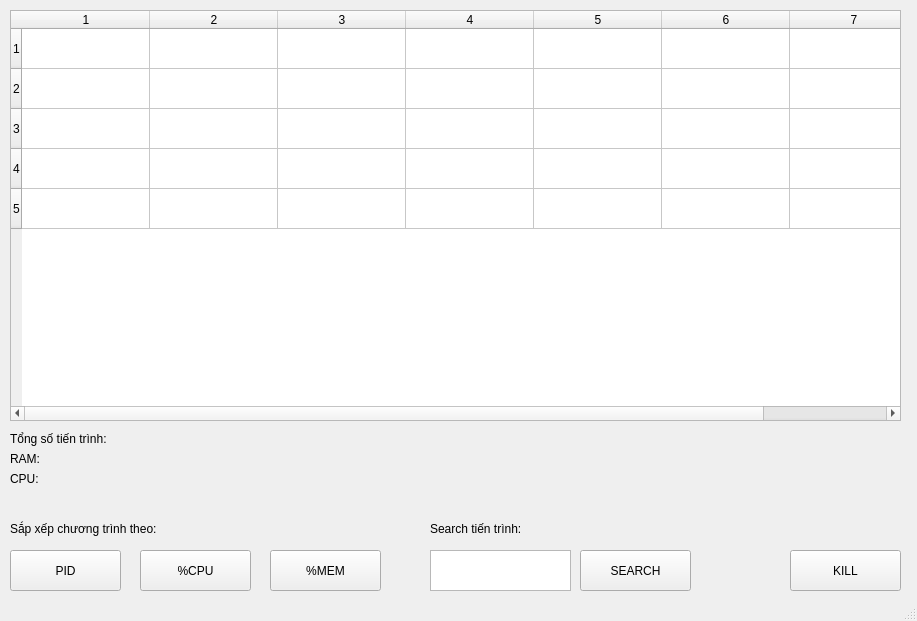
<?xml version="1.0" encoding="UTF-8"?>
<ui version="4.0">
 <class>MainWindow</class>
 <widget class="QMainWindow" name="MainWindow">
  <property name="geometry">
   <rect>
    <x>0</x>
    <y>0</y>
    <width>917</width>
    <height>621</height>
   </rect>
  </property>
  <property name="windowTitle">
   <string>MainWindow</string>
  </property>
  <widget class="QWidget" name="centralwidget">
   <widget class="QTableWidget" name="tableWidget">
    <property name="geometry">
     <rect>
      <x>10</x>
      <y>10</y>
      <width>891</width>
      <height>411</height>
     </rect>
    </property>
    <property name="rowCount">
     <number>5</number>
    </property>
    <property name="columnCount">
     <number>7</number>
    </property>
    <attribute name="horizontalHeaderDefaultSectionSize">
     <number>128</number>
    </attribute>
    <attribute name="horizontalHeaderMinimumSectionSize">
     <number>57</number>
    </attribute>
    <attribute name="verticalHeaderDefaultSectionSize">
     <number>40</number>
    </attribute>
    <row/>
    <row/>
    <row/>
    <row/>
    <row/>
    <column/>
    <column/>
    <column/>
    <column/>
    <column/>
    <column/>
    <column/>
   </widget>
   <widget class="QPushButton" name="btn_pid">
    <property name="geometry">
     <rect>
      <x>10</x>
      <y>550</y>
      <width>111</width>
      <height>41</height>
     </rect>
    </property>
    <property name="text">
     <string>PID</string>
    </property>
    <property name="autoRepeatDelay">
     <number>300</number>
    </property>
   </widget>
   <widget class="QPushButton" name="btn_cpu">
    <property name="geometry">
     <rect>
      <x>140</x>
      <y>550</y>
      <width>111</width>
      <height>41</height>
     </rect>
    </property>
    <property name="text">
     <string>%CPU</string>
    </property>
   </widget>
   <widget class="QPushButton" name="btn_mem">
    <property name="geometry">
     <rect>
      <x>270</x>
      <y>550</y>
      <width>111</width>
      <height>41</height>
     </rect>
    </property>
    <property name="text">
     <string>%MEM</string>
    </property>
   </widget>
   <widget class="QPushButton" name="btn_row">
    <property name="geometry">
     <rect>
      <x>790</x>
      <y>550</y>
      <width>111</width>
      <height>41</height>
     </rect>
    </property>
    <property name="text">
     <string>KILL</string>
    </property>
   </widget>
   <widget class="QLabel" name="sort_label">
    <property name="geometry">
     <rect>
      <x>10</x>
      <y>520</y>
      <width>191</width>
      <height>17</height>
     </rect>
    </property>
    <property name="text">
     <string>Sắp xếp chương trình theo:</string>
    </property>
   </widget>
   <widget class="QLabel" name="label_count">
    <property name="geometry">
     <rect>
      <x>10</x>
      <y>430</y>
      <width>451</width>
      <height>17</height>
     </rect>
    </property>
    <property name="text">
     <string>Tổng số tiến trình:</string>
    </property>
   </widget>
   <widget class="QLabel" name="label_cpu">
    <property name="geometry">
     <rect>
      <x>10</x>
      <y>450</y>
      <width>361</width>
      <height>17</height>
     </rect>
    </property>
    <property name="text">
     <string>RAM:</string>
    </property>
   </widget>
   <widget class="QLabel" name="label_ram">
    <property name="geometry">
     <rect>
      <x>10</x>
      <y>470</y>
      <width>371</width>
      <height>17</height>
     </rect>
    </property>
    <property name="text">
     <string>CPU:</string>
    </property>
   </widget>
   <widget class="QPlainTextEdit" name="plainTextEdit">
    <property name="geometry">
     <rect>
      <x>430</x>
      <y>550</y>
      <width>141</width>
      <height>41</height>
     </rect>
    </property>
   </widget>
   <widget class="QLabel" name="label">
    <property name="geometry">
     <rect>
      <x>430</x>
      <y>520</y>
      <width>151</width>
      <height>17</height>
     </rect>
    </property>
    <property name="text">
     <string>Search tiến trình:</string>
    </property>
   </widget>
   <widget class="QPushButton" name="pushButton">
    <property name="geometry">
     <rect>
      <x>580</x>
      <y>550</y>
      <width>111</width>
      <height>41</height>
     </rect>
    </property>
    <property name="text">
     <string>SEARCH</string>
    </property>
   </widget>
  </widget>
  <widget class="QStatusBar" name="statusbar"/>
 </widget>
 <resources/>
 <connections/>
</ui>
